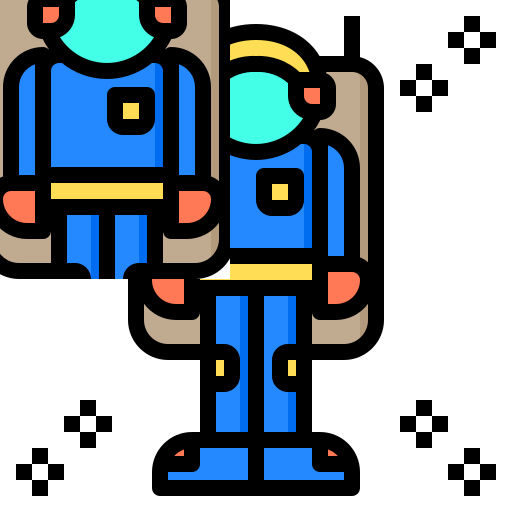
#> input picture bai4/image_inp.png, 512 x 512 px, found by its file name
$ python bai3.py
#> lines starting #> are read from the running program, lines starting #| are printed output that depends on the picture
import numpy as np
from matplotlib.pyplot import imread, imsave, get_cmap

im_inp = imread('./image_inp.png')
#> im_inp is the input picture: shape (512, 512, 4) float32; mean R, G, B, A 0.535, 0.593, 0.63, 1

# Convert To Gray Scale
im_gray = np.dot(im_inp[..., :3], [0.2989, 0.5870, 0.1140])
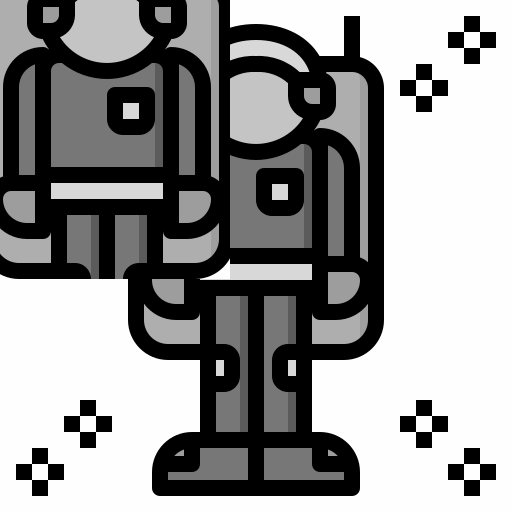
#> im_gray: shape (512, 512) float64; min 0, max 1, mean 0.58
imsave('./image_out_gray.png', im_gray, cmap=get_cmap('gray'))

# Convert to R, G, B, A
image_r = np.copy(im_inp)
image_r[...,1]=image_r[...,2]=image_r[...,0]
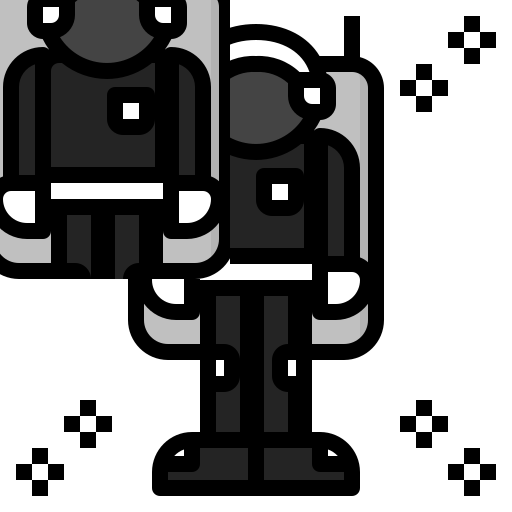
#> image_r: shape (512, 512, 4) float32; mean R, G, B, A 0.535, 0.535, 0.535, 1
imsave('./image_out_r.png', image_r)

image_g = np.copy(im_inp)
image_g[...,2]=image_g[...,0]=image_g[...,1]
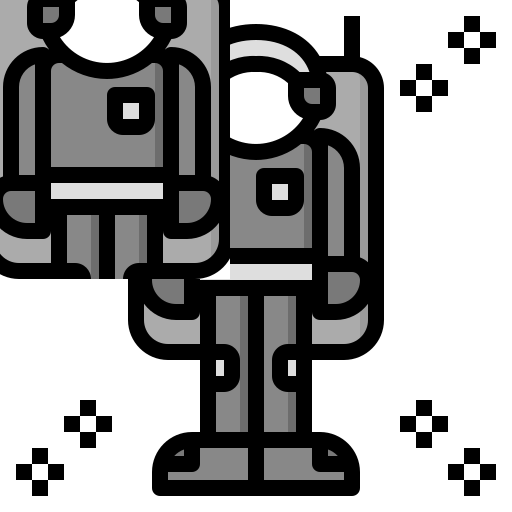
#> image_g: shape (512, 512, 4) float32; mean R, G, B, A 0.593, 0.593, 0.593, 1
imsave('./image_out_g.png', image_g)

image_b = np.copy(im_inp)
image_b[...,0]=image_b[...,1]=image_b[...,2]
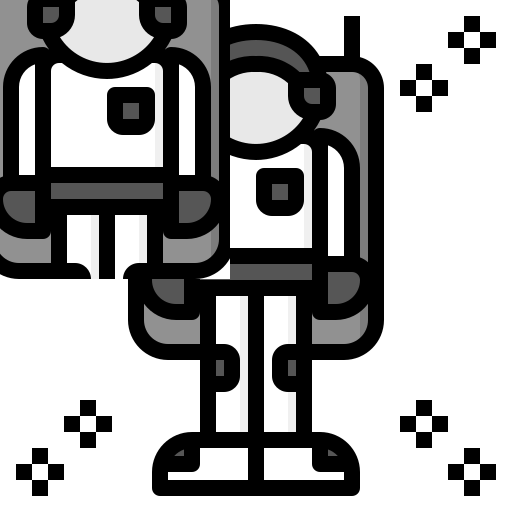
#> image_b: shape (512, 512, 4) float32; mean R, G, B, A 0.63, 0.63, 0.63, 1
imsave('./image_out_b.png', image_b)

image_a = im_inp[:, :, 3]
#> image_a: shape (512, 512) float32; every value is 1
image_a[...,0]=image_a[...,1]=image_a[...,2]=image_a[...,3]
imsave('./image_out_a.png', image_a)
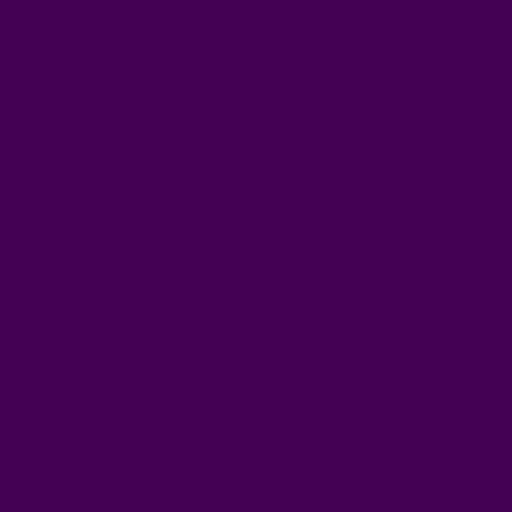
#> saved as image_out_a.png: shape (512, 512, 3); mean R, G, B 68, 1, 84

# Merge Image
imr_r = imread('./image_out_r.png')[:,:,0]
#> imr_r: shape (512, 512) float32; min 0, max 1, mean 0.535
imr_g = imread('./image_out_g.png')[:,:,1]
#> imr_g: shape (512, 512) float32; min 0, max 1, mean 0.593
imr_b = imread('./image_out_b.png')[:,:,2]
#> imr_b: shape (512, 512) float32; min 0, max 1, mean 0.63
imr_a = imread('./image_out_a.png')[:,:,3]

im_out = np.zeros((imr_a.shape[0], imr_a.shape[1], 4), 'float32')
im_out[..., 0] = imr_r
im_out[..., 1] = imr_g
im_out[..., 2] = imr_b
im_out[..., 3] = imr_a
imsave('./image_out_rgba.png', im_out)
